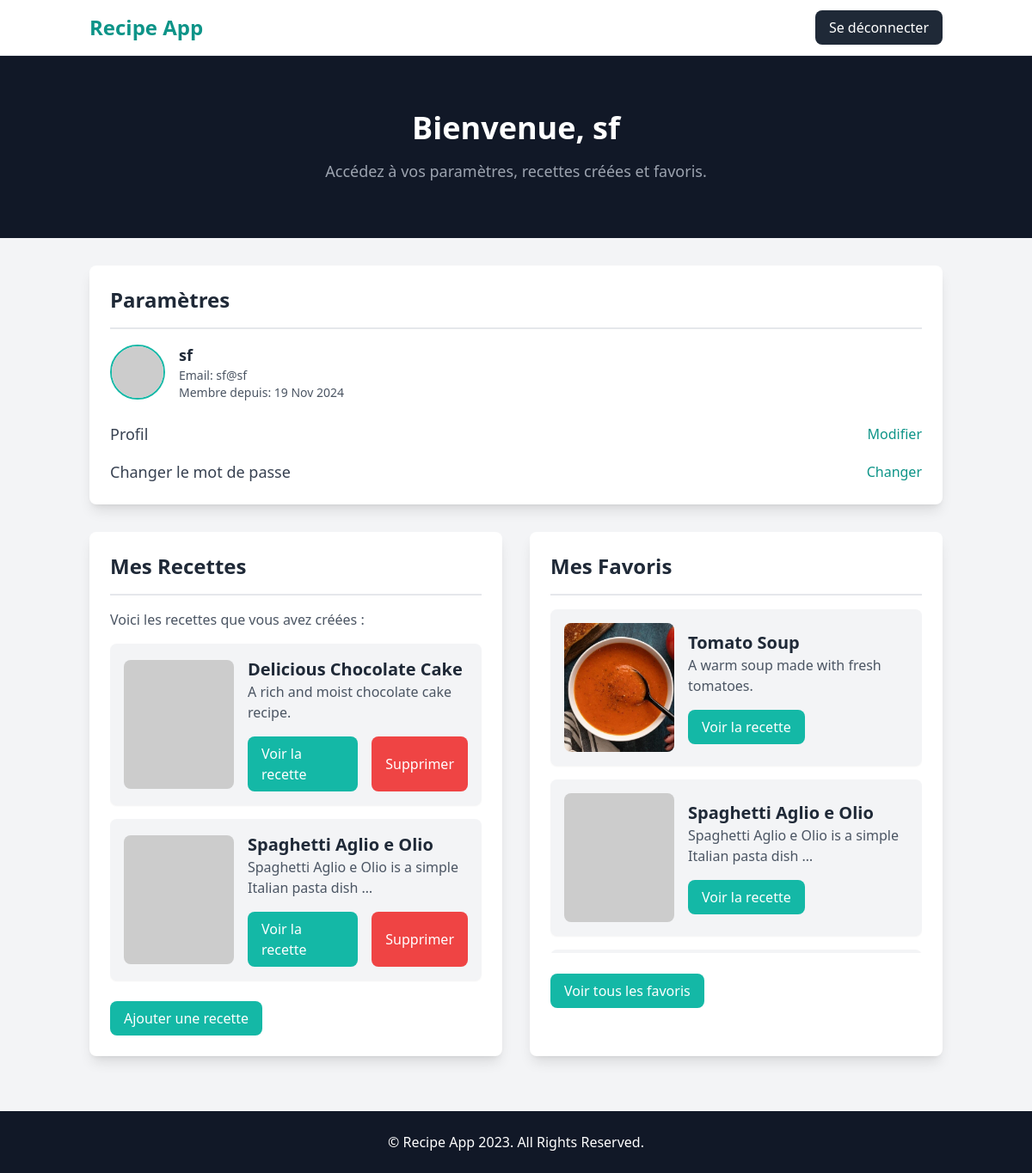
Page /user/profile/ (signed in) on the earlier database version.
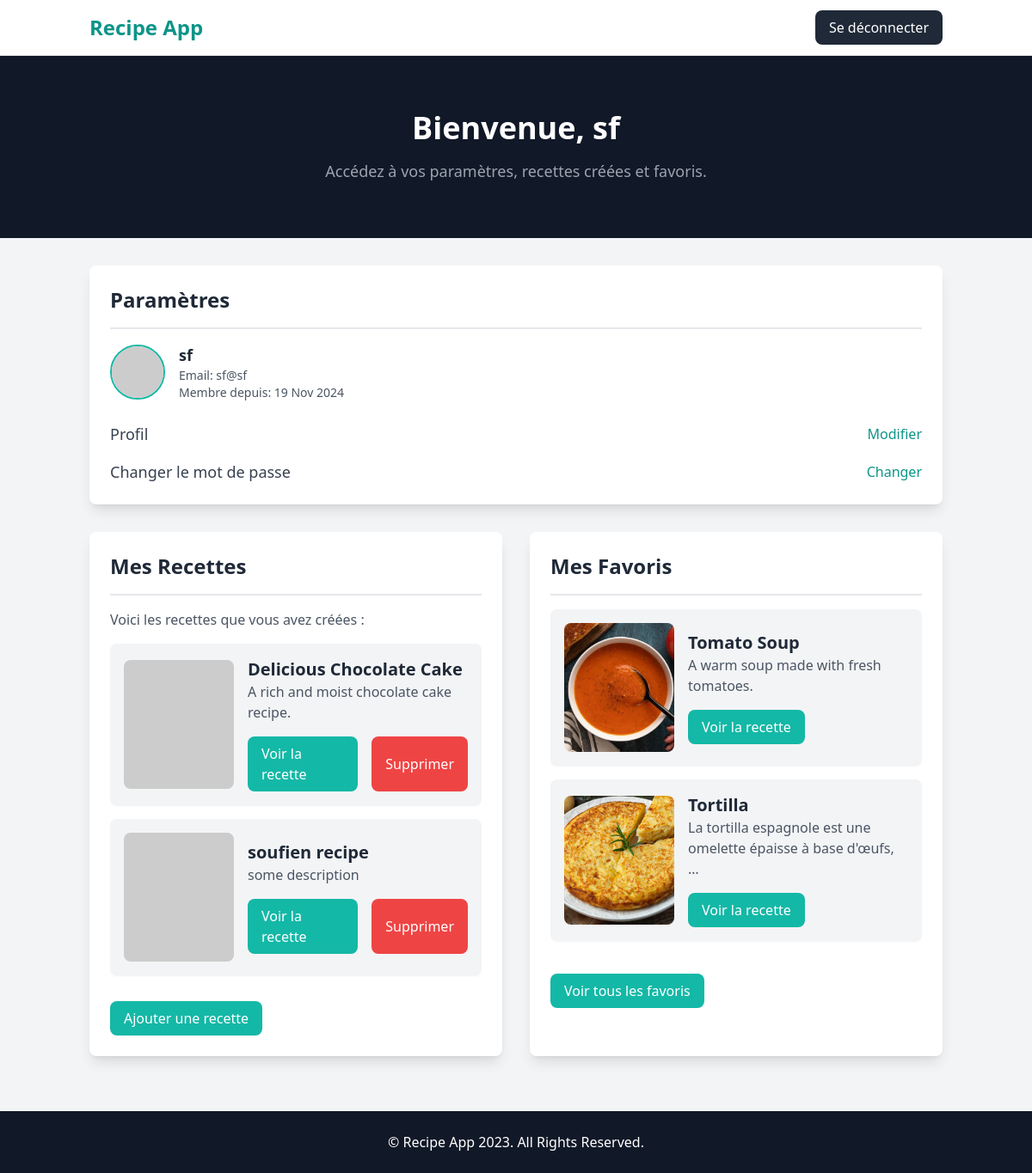
Same page on the later database version.
### recipes/models.py (models this page shows, shortened)
class Recipe(models.Model):
    title = models.CharField(max_length=200)
    description = models.TextField()
    user = models.ForeignKey(User, on_delete=models.SET_NULL, null=True, blank=True)
    instructions = models.TextField()
    image = models.ImageField(upload_to='recipes_photos/',default="https://dummyimage.com/450x300/dee2e6/6c757d.jpg")

class Favorites(models.Model):
    user = models.ForeignKey(User, on_delete=models.CASCADE)
    recette = models.ForeignKey(Recipe, on_delete=models.CASCADE)

### user/views.py (the view)
# urls.py: path('profile/',user.views.profile_view, name="profile"),
@login_required
def profile_view(request):
    recettes_user = Recipe.objects.filter(user=request.user)
    recettesfav = Favorites.objects.filter(user=request.user)
    return render(request, 'user/profile.html',{'recettes_user':recettes_user,'recettesfav':recettesfav})

### user/templates/user/profile.html (shortened to what the changed rows need)
<!DOCTYPE html>
<html lang="en">
<head>
    <script src="https://cdn.tailwindcss.com"></script>
</head>
<body class="font-sans antialiased bg-gray-100">
    <header class="bg-gray-900 py-16">
        <div class="container mx-auto text-center text-white">
            <h1 class="text-4xl font-bold">Bienvenue, {{ user.username }}</h1>
        </div>
    </header>
    <main class="container mx-auto px-4 py-8">
        <section class="bg-white p-6 rounded-lg shadow-lg mb-8">
            <h2 class="text-2xl font-semibold text-gray-800 mb-4">Paramètres</h2>
        </section>
        <section class="grid grid-cols-1 sm:grid-cols-2 gap-8 mb-8">
            <div class="bg-white p-6 rounded-lg shadow-lg">
                <h2 class="text-2xl font-semibold text-gray-800 mb-4">Mes Recettes</h2>
                {% if recettes_user %}
                    <div class="space-y-4 mt-4" style="max-height: 400px; overflow-y: auto;">
                        {% for recette in recettes_user %}
                        <div class="flex items-center bg-gray-100 p-4 rounded-lg shadow-sm">
                            <div class="w-1/3">
                                <img src="../../../recipes_photos/{{ recette.image }}"
                                    class="w-full h-[150px] object-cover rounded-lg"
                                    onerror="this.onerror=null; this.src='https://dummyimage.com/450x300/dee2e6/6c757d.jpg';">
                            </div>
                            <div class="ml-4 w-2/3">
                                <h3 class="text-xl font-semibold text-gray-800">{{ recette.title }}</h3>
                                <p class="text-gray-600">{{ recette.description|truncatewords:10 }}</p>
                                <div class="mt-4 flex space-x-4">
                                    <a href="{% url 'recette_info' recette.id %}"
                                       class="px-4 py-2 bg-teal-500 text-white rounded-lg hover:bg-teal-600">
                                       Voir la recette
                                    </a>
                                    <button onclick="confirmDelete(event, '{{ recette.id }}')"
                                        class="px-4 py-2 bg-red-500 text-white rounded-lg hover:bg-red-600">
                                        Supprimer
                                    </button>
                                </div>
                            </div>
                        </div>
                        {% endfor %}
                    </div>
                {% else %}
                    <p class="text-gray-600">Vous n'avez pas encore créé de recettes.</p>
                {% endif %}
            </div>
            <div class="bg-white p-6 rounded-lg shadow-lg">
                <h2 class="text-2xl font-semibold text-gray-800 mb-4">Mes Favoris</h2>
                {% if recettesfav %}
                    <div class="space-y-4 mt-4" style="max-height: 400px; overflow-y: auto;">
                        {% for fav in recettesfav %}
                        <div class="flex items-center bg-gray-100 p-4 rounded-lg shadow-sm">
                            <div class="w-1/3">
                                <img src="../../../recipes_photos/{{ fav.recette.image }}"
                                    class="w-full h-[150px] object-cover rounded-lg"
                                    onerror="this.onerror=null; this.src='https://dummyimage.com/450x300/dee2e6/6c757d.jpg';">
                            </div>
                            <div class="ml-4 w-2/3 flex flex-col">
                                <h3 class="text-xl font-semibold text-gray-800">{{ fav.recette.title }}</h3>
                                <p class="text-gray-600">{{ fav.recette.description|truncatewords:10 }}</p>
                                <div class="mt-auto flex justify-between items-center">
                                    <a href="{% url 'recette_info' fav.recette.id %}"
                                       class="mt-4 px-4 py-2 bg-teal-500 text-white rounded-lg hover:bg-teal-600">
                                       Voir la recette
                                    </a>
                                </div>
                            </div>
                        </div>
                        {% endfor %}
                    </div>
                {% else %}
                    <p class="text-gray-600">Vous n'avez pas encore de recettes favorites.</p>
                {% endif %}
            </div>
        </section>
    </main>
</body>
</html>

Differences in the rows shown:
removed Recipe: title "Spaghetti Aglio e Olio", description "Spaghetti Aglio e Olio is a simple Italian pasta dish …"
removed Favorites: recette "Spaghetti Aglio e Olio", recette.description "Spaghetti Aglio e Olio is a simple Italian pasta dish …"
now on this page (row unchanged): Recipe: title "soufien recipe", description "some description"
now on this page (row unchanged): Favorites: recette.image (picture), recette "Tortilla", recette.description "La tortilla espagnole est une omelette épaisse à base d'œufs, …"
